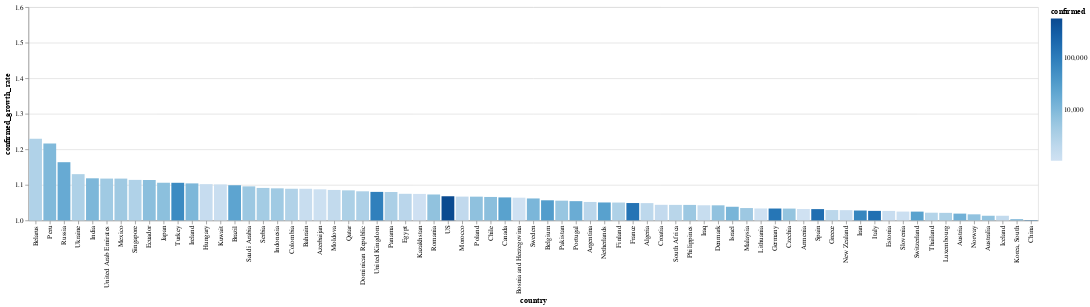

Notebook code cell kept with this figure:
### Markdown cell above
# Tasa de contagios por país

El color corresponde con la cantidad de casos confirmados

### Code cell
today_df = global_df[
    (global_df.date == global_df.date.max()) & 
    (global_df.confirmed > 1000)
]


alt.Chart(today_df).mark_bar().encode(
    x=alt.X(
        'country', 
        sort=list(
            today_df.set_index('country')
                    .confirmed_growth_rate
                    .sort_values()
                    .index[::-1]
        )
    ),
    y=alt.X(
        'confirmed_growth_rate', 
        scale=alt.Scale(domain=[1, 1.6], clamp=True)
    ),
    color=alt.Color('confirmed', scale=alt.Scale(type='log')),
    tooltip=list(today_df.columns)
)

### Figure 1 — Vega-Lite specification as saved in the notebook (floating-point values rounded to 4 significant figures)
{"config": {"view": {"continuousWidth": 400, "continuousHeight": 300}}, "data": {"name": "data-941b5563df24bee6d65af62128e1137d"}, "mark": "bar", "encoding": {"color": {"type": "quantitative", "field": "confirmed", "scale": {"type": "log"}}, "tooltip": [{"type": "temporal", "field": "date"}, {"type": "nominal", "field": "country"}, {"type": "quantitative", "field": "confirmed"}, {"type": "quantitative", "field": "recovered"}, {"type": "quantitative", "field": "death"}, {"type": "quantitative", "field": "confirmed_growth_rate"}, {"type": "quantitative", "field": "death_growth_rate"}, {"type": "temporal", "field": "first_infaction_date"}, {"type": "quantitative", "field": "days_from_first_infection"}, {"type": "temporal", "field": "tenth_infaction_date"}, {"type": "quantitative", "field": "days_from_tenth_infection"}, {"type": "temporal", "field": "first_death_date"}, {"type": "quantitative", "field": "days_from_first_death"}, {"type": "temporal", "field": "tenth_death_date"}, {"type": "quantitative", "field": "days_from_tenth_death"}], "x": {"type": "nominal", "field": "country", "sort": ["Belarus", "Peru", "Russia", "Ukraine", "India", "United Arab Emirates", "Mexico", "Singapore", "Ecuador", "Japan", "Turkey", "Ireland", "Hungary", "Kuwait", "Brazil", "Saudi Arabia", "Serbia", "Indonesia", "Colombia", "Bahrain", "Azerbaijan", "Moldova", "Qatar", "Dominican Republic", "United Kingdom", "Panama", "Egypt", "Kazakhstan", "Romania", "US", "Morocco", "Poland", "Chile", "Canada", "Bosnia and Herzegovina", "Sweden", "Belgium", "Pakistan", "Portugal", "Argentina", "Netherlands", "Finland", "France", "Algeria", "Croatia", "South Africa", "Philippines", "Iraq", "Denmark", "Israel", "Malaysia", "Lithuania", "Germany", "Czechia", "Armenia", "Spain", "Greece", "New Zealand", "Iran", "Italy", "Estonia", "Slovenia", "Switzerland", "Thailand", "Luxembourg", "Austria", "Norway", "Australia", "Iceland", "Korea, South", "China"]}, "y": {"type": "quantitative", "field": "confirmed_growth_rate", "scale": {"clamp": true, "domain": [1, 1.6]}}}, "$schema": "https://vega.github.io/schema/vega-lite/v4.8.1.json", "datasets": {"data-941b5563df24bee6d65af62128e1137d": [{"date": "2020-04-13T00:00:00", "country": "Algeria", "confirmed": 1983, "recovered": 601, "death": 313, "confirmed_growth_rate": 1.049, "death_growth_rate": 1.089, "first_infaction_date": "2020-02-25T00:00:00", "days_from_first_infection": 48, "tenth_infaction_date": "2020-03-04T00:00:00", "days_from_tenth_infection": 40.0, "first_death_date": "2020-03-12T00:00:00", "days_from_first_death": 32.0, "tenth_death_date": "2020-03-20T00:00:00", "days_from_tenth_death": 24.0}, {"date": "2020-04-13T00:00:00", "country": "Argentina", "confirmed": 2208, "recovered": 515, "death": 97, "confirmed_growth_rate": 1.052, "death_growth_rate": 1.107, "first_infaction_date": "2020-03-03T00:00:00", "days_from_first_infection": 41, "tenth_infaction_date": "2020-03-08T00:00:00", "days_from_tenth_infection": 36.0, "first_death_date": "2020-03-08T00:00:00", "days_from_first_death": 36.0, "tenth_death_date": "2020-03-22T00:00:00", "days_from_tenth_death": 22.0}, {"date": "2020-04-13T00:00:00", "country": "Armenia", "confirmed": 1039, "recovered": 211, "death": 14, "confirmed_growth_rate": 1.032, "death_growth_rate": 1.085, "first_infaction_date": "2020-03-01T00:00:00", "days_from_first_infection": 43, "tenth_infaction_date": "2020-03-14T00:00:00", "days_from_tenth_infection": 30.0, "first_death_date": "2020-03-26T00:00:00", "days_from_first_death": 18.0, "tenth_death_date": "2020-04-10T00:00:00", "days_from_tenth_death": 3.0}, {"date": "2020-04-13T00:00:00", "country": "Australia", "confirmed": 6351, "recovered": 1806, "death": 61, "confirmed_growth_rate": 1.013, "death_growth_rate": 1.063, "first_infaction_date": "2020-01-26T00:00:00", "days_from_first_infection": 78, "tenth_infaction_date": "2020-02-01T00:00:00", "days_from_tenth_infection": 72.0, "first_death_date": "2020-03-01T00:00:00", "days_from_first_death": 43.0, "tenth_death_date": "2020-03-26T00:00:00", "days_from_tenth_death": 18.0}, {"date": "2020-04-13T00:00:00", "country": "Austria", "confirmed": 14041, "recovered": 7343, "death": 368, "confirmed_growth_rate": 1.019, "death_growth_rate": 1.077, "first_infaction_date": "2020-02-25T00:00:00", "days_from_first_infection": 48, "tenth_infaction_date": "2020-03-01T00:00:00", "days_from_tenth_infection": 43.0, "first_death_date": "2020-03-12T00:00:00", "days_from_first_death": 32.0, "tenth_death_date": "2020-03-22T00:00:00", "days_from_tenth_death": 22.0}, {"date": "2020-04-13T00:00:00", "country": "Azerbaijan", "confirmed": 1148, "recovered": 289, "death": 12, "confirmed_growth_rate": 1.088, "death_growth_rate": 1.081, "first_infaction_date": "2020-03-01T00:00:00", "days_from_first_infection": 43, "tenth_infaction_date": "2020-03-10T00:00:00", "days_from_tenth_infection": 34.0, "first_death_date": "2020-03-13T00:00:00", "days_from_first_death": 31.0, "tenth_death_date": "2020-04-11T00:00:00", "days_from_tenth_death": 2.0}, {"date": "2020-04-13T00:00:00", "country": "Bahrain", "confirmed": 1361, "recovered": 591, "death": 6, "confirmed_growth_rate": 1.089, "death_growth_rate": 1.064, "first_infaction_date": "2020-02-24T00:00:00", "days_from_first_infection": 49, "tenth_infaction_date": "2020-02-25T00:00:00", "days_from_tenth_infection": 48.0, "first_death_date": "2020-03-16T00:00:00", "days_from_first_death": 28.0, "tenth_death_date": "", "days_from_tenth_death": null}, {"date": "2020-04-13T00:00:00", "country": "Belarus", "confirmed": 2919, "recovered": 203, "death": 29, "confirmed_growth_rate": 1.23, "death_growth_rate": 1.125, "first_infaction_date": "2020-02-28T00:00:00", "days_from_first_infection": 45, "tenth_infaction_date": "2020-03-12T00:00:00", "days_from_tenth_infection": 32.0, "first_death_date": "2020-03-31T00:00:00", "days_from_first_death": 13.0, "tenth_death_date": "2020-04-06T00:00:00", "days_from_tenth_death": 7.0}, {"date": "2020-04-13T00:00:00", "country": "Belgium", "confirmed": 30589, "recovered": 6707, "death": 3903, "confirmed_growth_rate": 1.057, "death_growth_rate": 1.134, "first_infaction_date": "2020-02-04T00:00:00", "days_from_first_infection": 69, "tenth_infaction_date": "2020-03-03T00:00:00", "days_from_tenth_infection": 41.0, "first_death_date": "2020-03-11T00:00:00", "days_from_first_death": 33.0, "tenth_death_date": "2020-03-18T00:00:00", "days_from_tenth_death": 26.0}, {"date": "2020-04-13T00:00:00", "country": "Bosnia and Herzegovina", "confirmed": 1037, "recovered": 206, "death": 39, "confirmed_growth_rate": 1.064, "death_growth_rate": 1.044, "first_infaction_date": "2020-03-05T00:00:00", "days_from_first_infection": 39, "tenth_infaction_date": "2020-03-12T00:00:00", "days_from_tenth_infection": 32.0, "first_death_date": "2020-03-21T00:00:00", "days_from_first_death": 23.0, "tenth_death_date": "2020-03-31T00:00:00", "days_from_tenth_death": 13.0}, {"date": "2020-04-13T00:00:00", "country": "Brazil", "confirmed": 23430, "recovered": 173, "death": 1328, "confirmed_growth_rate": 1.099, "death_growth_rate": 1.131, "first_infaction_date": "2020-02-26T00:00:00", "days_from_first_infection": 47, "tenth_infaction_date": "2020-03-06T00:00:00", "days_from_tenth_infection": 38.0, "first_death_date": "2020-03-17T00:00:00", "days_from_first_death": 27.0, "tenth_death_date": "2020-03-20T00:00:00", "days_from_tenth_death": 24.0}, {"date": "2020-04-13T00:00:00", "country": "Canada", "confirmed": 25679, "recovered": 7758, "death": 779, "confirmed_growth_rate": 1.065, "death_growth_rate": 1.127, "first_infaction_date": "2020-01-26T00:00:00", "days_from_first_infection": 78, "tenth_infaction_date": "2020-02-25T00:00:00", "days_from_tenth_infection": 48.0, "first_death_date": "2020-03-09T00:00:00", "days_from_first_death": 35.0, "tenth_death_date": "2020-03-20T00:00:00", "days_from_tenth_death": 24.0}, {"date": "2020-04-13T00:00:00", "country": "Chile", "confirmed": 7525, "recovered": 2367, "death": 82, "confirmed_growth_rate": 1.066, "death_growth_rate": 1.121, "first_infaction_date": "2020-03-03T00:00:00", "days_from_first_infection": 41, "tenth_infaction_date": "2020-03-10T00:00:00", "days_from_tenth_infection": 34.0, "first_death_date": "2020-03-22T00:00:00", "days_from_first_death": 22.0, "tenth_death_date": "2020-03-31T00:00:00", "days_from_tenth_death": 13.0}, {"date": "2020-04-13T00:00:00", "country": "China", "confirmed": 83213, "recovered": 78039, "death": 3345, "confirmed_growth_rate": 1.001, "death_growth_rate": 1.0, "first_infaction_date": "2020-01-22T00:00:00", "days_from_first_infection": 82, "tenth_infaction_date": "2020-01-22T00:00:00", "days_from_tenth_infection": 82.0, "first_death_date": "2020-01-22T00:00:00", "days_from_first_death": 82.0, "tenth_death_date": "2020-01-22T00:00:00", "days_from_tenth_death": 82.0}, {"date": "2020-04-13T00:00:00", "country": "Colombia", "confirmed": 2852, "recovered": 319, "death": 112, "confirmed_growth_rate": 1.089, "death_growth_rate": 1.139, "first_infaction_date": "2020-03-06T00:00:00", "days_from_first_infection": 38, "tenth_infaction_date": "2020-03-13T00:00:00", "days_from_tenth_infection": 31.0, "first_death_date": "2020-03-22T00:00:00", "days_from_first_death": 22.0, "tenth_death_date": "2020-03-30T00:00:00", "days_from_tenth_death": 14.0}, {"date": "2020-04-13T00:00:00", "country": "Croatia", "confirmed": 1650, "recovered": 400, "death": 25, "confirmed_growth_rate": 1.044, "death_growth_rate": 1.066, "first_infaction_date": "2020-02-25T00:00:00", "days_from_first_infection": 48, "tenth_infaction_date": "2020-03-06T00:00:00", "days_from_tenth_infection": 38.0, "first_death_date": "2020-03-19T00:00:00", "days_from_first_death": 25.0, "tenth_death_date": "2020-04-04T00:00:00", "days_from_tenth_death": 9.0}, {"date": "2020-04-13T00:00:00", "country": "Czechia", "confirmed": 6059, "recovered": 519, "death": 143, "confirmed_growth_rate": 1.033, "death_growth_rate": 1.091, "first_infaction_date": "2020-03-01T00:00:00", "days_from_first_infection": 43, "tenth_infaction_date": "2020-03-05T00:00:00", "days_from_tenth_infection": 39.0, "first_death_date": "2020-03-22T00:00:00", "days_from_first_death": 22.0, "tenth_death_date": "2020-03-28T00:00:00", "days_from_tenth_death": 16.0}, {"date": "2020-04-13T00:00:00", "country": "Denmark", "confirmed": 6513, "recovered": 2403, "death": 285, "confirmed_growth_rate": 1.042, "death_growth_rate": 1.062, "first_infaction_date": "2020-02-27T00:00:00", "days_from_first_infection": 46, "tenth_infaction_date": "2020-03-04T00:00:00", "days_from_tenth_infection": 40.0, "first_death_date": "2020-03-14T00:00:00", "days_from_first_death": 30.0, "tenth_death_date": "2020-03-21T00:00:00", "days_from_tenth_death": 23.0}, {"date": "2020-04-13T00:00:00", "country": "Dominican Republic", "confirmed": 3167, "recovered": 152, "death": 177, "confirmed_growth_rate": 1.082, "death_growth_rate": 1.111, "first_infaction_date": "2020-03-01T00:00:00", "days_from_first_infection": 43, "tenth_infaction_date": "2020-03-14T00:00:00", "days_from_tenth_infection": 30.0, "first_death_date": "2020-03-17T00:00:00", "days_from_first_death": 27.0, "tenth_death_date": "2020-03-27T00:00:00", "days_from_tenth_death": 17.0}, {"date": "2020-04-13T00:00:00", "country": "Ecuador", "confirmed": 7529, "recovered": 597, "death": 355, "confirmed_growth_rate": 1.114, "death_growth_rate": 1.095, "first_infaction_date": "2020-03-01T00:00:00", "days_from_first_infection": 43, "tenth_infaction_date": "2020-03-05T00:00:00", "days_from_tenth_infection": 39.0, "first_death_date": "2020-03-14T00:00:00", "days_from_first_death": 30.0, "tenth_death_date": "2020-03-22T00:00:00", "days_from_tenth_death": 22.0}, {"date": "2020-04-13T00:00:00", "country": "Egypt", "confirmed": 2190, "recovered": 589, "death": 164, "confirmed_growth_rate": 1.075, "death_growth_rate": 1.099, "first_infaction_date": "2020-02-14T00:00:00", "days_from_first_infection": 59, "tenth_infaction_date": "2020-03-06T00:00:00", "days_from_tenth_infection": 38.0, "first_death_date": "2020-03-08T00:00:00", "days_from_first_death": 36.0, "tenth_death_date": "2020-03-22T00:00:00", "days_from_tenth_death": 22.0}, {"date": "2020-04-13T00:00:00", "country": "Estonia", "confirmed": 1332, "recovered": 102, "death": 28, "confirmed_growth_rate": 1.027, "death_growth_rate": 1.059, "first_infaction_date": "2020-02-27T00:00:00", "days_from_first_infection": 46, "tenth_infaction_date": "2020-03-10T00:00:00", "days_from_tenth_infection": 34.0, "first_death_date": "2020-03-25T00:00:00", "days_from_first_death": 19.0, "tenth_death_date": "2020-04-02T00:00:00", "days_from_tenth_death": 11.0}, {"date": "2020-04-13T00:00:00", "country": "Finland", "confirmed": 3064, "recovered": 300, "death": 59, "confirmed_growth_rate": 1.05, "death_growth_rate": 1.121, "first_infaction_date": "2020-01-29T00:00:00", "days_from_first_infection": 75, "tenth_infaction_date": "2020-03-05T00:00:00", "days_from_tenth_infection": 39.0, "first_death_date": "2020-03-21T00:00:00", "days_from_first_death": 23.0, "tenth_death_date": "2020-03-29T00:00:00", "days_from_tenth_death": 15.0}, {"date": "2020-04-13T00:00:00", "country": "France", "confirmed": 137875, "recovered": 28001, "death": 14986, "confirmed_growth_rate": 1.049, "death_growth_rate": 1.078, "first_infaction_date": "2020-01-24T00:00:00", "days_from_first_infection": 80, "tenth_infaction_date": "2020-02-08T00:00:00", "days_from_tenth_infection": 65.0, "first_death_date": "2020-02-15T00:00:00", "days_from_first_death": 58.0, "tenth_death_date": "2020-03-07T00:00:00", "days_from_tenth_death": 37.0}, {"date": "2020-04-13T00:00:00", "country": "Germany", "confirmed": 130072, "recovered": 64300, "death": 3194, "confirmed_growth_rate": 1.033, "death_growth_rate": 1.086, "first_infaction_date": "2020-01-27T00:00:00", "days_from_first_infection": 77, "tenth_infaction_date": "2020-02-03T00:00:00", "days_from_tenth_infection": 70.0, "first_death_date": "2020-03-09T00:00:00", "days_from_first_death": 35.0, "tenth_death_date": "2020-03-15T00:00:00", "days_from_tenth_death": 29.0}, {"date": "2020-04-13T00:00:00", "country": "Greece", "confirmed": 2145, "recovered": 269, "death": 99, "confirmed_growth_rate": 1.029, "death_growth_rate": 1.033, "first_infaction_date": "2020-02-26T00:00:00", "days_from_first_infection": 47, "tenth_infaction_date": "2020-03-05T00:00:00", "days_from_tenth_infection": 39.0, "first_death_date": "2020-03-11T00:00:00", "days_from_first_death": 33.0, "tenth_death_date": "2020-03-21T00:00:00", "days_from_tenth_death": 23.0}, {"date": "2020-04-13T00:00:00", "country": "Hungary", "confirmed": 1458, "recovered": 120, "death": 109, "confirmed_growth_rate": 1.102, "death_growth_rate": 1.164, "first_infaction_date": "2020-03-04T00:00:00", "days_from_first_infection": 40, "tenth_infaction_date": "2020-03-11T00:00:00", "days_from_tenth_infection": 33.0, "first_death_date": "2020-03-15T00:00:00", "days_from_first_death": 29.0, "tenth_death_date": "2020-03-28T00:00:00", "days_from_tenth_death": 16.0}, {"date": "2020-04-13T00:00:00", "country": "Iceland", "confirmed": 1711, "recovered": 933, "death": 8, "confirmed_growth_rate": 1.013, "death_growth_rate": 1.044, "first_infaction_date": "2020-02-28T00:00:00", "days_from_first_infection": 45, "tenth_infaction_date": "2020-03-03T00:00:00", "days_from_tenth_infection": 41.0, "first_death_date": "2020-03-15T00:00:00", "days_from_first_death": 29.0, "tenth_death_date": "", "days_from_tenth_death": null}, {"date": "2020-04-13T00:00:00", "country": "India", "confirmed": 10453, "recovered": 1181, "death": 358, "confirmed_growth_rate": 1.118, "death_growth_rate": 1.15, "first_infaction_date": "2020-01-30T00:00:00", "days_from_first_infection": 74, "tenth_infaction_date": "2020-03-04T00:00:00", "days_from_tenth_infection": 40.0, "first_death_date": "2020-03-11T00:00:00", "days_from_first_death": 33.0, "tenth_death_date": "2020-03-25T00:00:00", "days_from_tenth_death": 19.0}, {"date": "2020-04-13T00:00:00", "country": "Indonesia", "confirmed": 4557, "recovered": 380, "death": 399, "confirmed_growth_rate": 1.09, "death_growth_rate": 1.097, "first_infaction_date": "2020-03-02T00:00:00", "days_from_first_infection": 42, "tenth_infaction_date": "2020-03-09T00:00:00", "days_from_tenth_infection": 35.0, "first_death_date": "2020-03-11T00:00:00", "days_from_first_death": 33.0, "tenth_death_date": "2020-03-18T00:00:00", "days_from_tenth_death": 26.0}, {"date": "2020-04-13T00:00:00", "country": "Iran", "confirmed": 73303, "recovered": 45983, "death": 4585, "confirmed_growth_rate": 1.028, "death_growth_rate": 1.03, "first_infaction_date": "2020-02-19T00:00:00", "days_from_first_infection": 54, "tenth_infaction_date": "2020-02-21T00:00:00", "days_from_tenth_infection": 52.0, "first_death_date": "2020-02-19T00:00:00", "days_from_first_death": 54.0, "tenth_death_date": "2020-02-24T00:00:00", "days_from_tenth_death": 49.0}, {"date": "2020-04-13T00:00:00", "country": "Iraq", "confirmed": 1378, "recovered": 717, "death": 78, "confirmed_growth_rate": 1.043, "death_growth_rate": 1.029, "first_infaction_date": "2020-02-24T00:00:00", "days_from_first_infection": 49, "tenth_infaction_date": "2020-02-29T00:00:00", "days_from_tenth_infection": 44.0, "first_death_date": "2020-03-04T00:00:00", "days_from_first_death": 40.0, "tenth_death_date": "2020-03-17T00:00:00", "days_from_tenth_death": 27.0}, {"date": "2020-04-13T00:00:00", "country": "Ireland", "confirmed": 10647, "recovered": 25, "death": 365, "confirmed_growth_rate": 1.104, "death_growth_rate": 1.113, "first_infaction_date": "2020-02-29T00:00:00", "days_from_first_infection": 44, "tenth_infaction_date": "2020-03-06T00:00:00", "days_from_tenth_infection": 38.0, "first_death_date": "2020-03-11T00:00:00", "days_from_first_death": 33.0, "tenth_death_date": "2020-03-26T00:00:00", "days_from_tenth_death": 18.0}, {"date": "2020-04-13T00:00:00", "country": "Israel", "confirmed": 11586, "recovered": 1855, "death": 116, "confirmed_growth_rate": 1.038, "death_growth_rate": 1.108, "first_infaction_date": "2020-02-21T00:00:00", "days_from_first_infection": 52, "tenth_infaction_date": "2020-03-03T00:00:00", "days_from_tenth_infection": 41.0, "first_death_date": "2020-03-21T00:00:00", "days_from_first_death": 23.0, "tenth_death_date": "2020-03-27T00:00:00", "days_from_tenth_death": 17.0}, {"date": "2020-04-13T00:00:00", "country": "Italy", "confirmed": 159516, "recovered": 35435, "death": 20465, "confirmed_growth_rate": 1.027, "death_growth_rate": 1.031, "first_infaction_date": "2020-01-31T00:00:00", "days_from_first_infection": 73, "tenth_infaction_date": "2020-02-21T00:00:00", "days_from_tenth_infection": 52.0, "first_death_date": "2020-02-21T00:00:00", "days_from_first_death": 52.0, "tenth_death_date": "2020-02-26T00:00:00", "days_from_tenth_death": 47.0}, {"date": "2020-04-13T00:00:00", "country": "Japan", "confirmed": 7370, "recovered": 784, "death": 123, "confirmed_growth_rate": 1.106, "death_growth_rate": 1.055, "first_infaction_date": "2020-01-22T00:00:00", "days_from_first_infection": 82, "tenth_infaction_date": "2020-01-30T00:00:00", "days_from_tenth_infection": 74.0, "first_death_date": "2020-02-13T00:00:00", "days_from_first_death": 60.0, "tenth_death_date": "2020-03-11T00:00:00", "days_from_tenth_death": 33.0}, {"date": "2020-04-13T00:00:00", "country": "Kazakhstan", "confirmed": 1091, "recovered": 138, "death": 12, "confirmed_growth_rate": 1.075, "death_growth_rate": 1.109, "first_infaction_date": "2020-03-13T00:00:00", "days_from_first_infection": 31, "tenth_infaction_date": "2020-03-17T00:00:00", "days_from_tenth_infection": 27.0, "first_death_date": "2020-03-20T00:00:00", "days_from_first_death": 24.0, "tenth_death_date": "2020-04-13T00:00:00", "days_from_tenth_death": 0.0}, {"date": "2020-04-13T00:00:00", "country": "Korea, South", "confirmed": 10537, "recovered": 7447, "death": 217, "confirmed_growth_rate": 1.003, "death_growth_rate": 1.022, "first_infaction_date": "2020-01-22T00:00:00", "days_from_first_infection": 82, "tenth_infaction_date": "2020-01-31T00:00:00", "days_from_tenth_infection": 73.0, "first_death_date": "2020-02-20T00:00:00", "days_from_first_death": 53.0, "tenth_death_date": "2020-02-26T00:00:00", "days_from_tenth_death": 47.0}, {"date": "2020-04-13T00:00:00", "country": "Kuwait", "confirmed": 1300, "recovered": 150, "death": 2, "confirmed_growth_rate": 1.101, "death_growth_rate": 1.086, "first_infaction_date": "2020-02-24T00:00:00", "days_from_first_infection": 49, "tenth_infaction_date": "2020-02-25T00:00:00", "days_from_tenth_infection": 48.0, "first_death_date": "2020-04-04T00:00:00", "days_from_first_death": 9.0, "tenth_death_date": "", "days_from_tenth_death": null}, {"date": "2020-04-13T00:00:00", "country": "Lithuania", "confirmed": 1062, "recovered": 101, "death": 24, "confirmed_growth_rate": 1.034, "death_growth_rate": 1.076, "first_infaction_date": "2020-02-28T00:00:00", "days_from_first_infection": 45, "tenth_infaction_date": "2020-03-15T00:00:00", "days_from_tenth_infection": 29.0, "first_death_date": "2020-03-21T00:00:00", "days_from_first_death": 23.0, "tenth_death_date": "2020-04-04T00:00:00", "days_from_tenth_death": 9.0}, {"date": "2020-04-13T00:00:00", "country": "Luxembourg", "confirmed": 3292, "recovered": 500, "death": 69, "confirmed_growth_rate": 1.021, "death_growth_rate": 1.078, "first_infaction_date": "2020-02-29T00:00:00", "days_from_first_infection": 44, "tenth_infaction_date": "2020-03-12T00:00:00", "days_from_tenth_infection": 32.0, "first_death_date": "2020-03-14T00:00:00", "days_from_first_death": 30.0, "tenth_death_date": "2020-03-27T00:00:00", "days_from_tenth_death": 17.0}, {"date": "2020-04-13T00:00:00", "country": "Malaysia", "confirmed": 4817, "recovered": 2276, "death": 77, "confirmed_growth_rate": 1.035, "death_growth_rate": 1.032, "first_infaction_date": "2020-01-25T00:00:00", "days_from_first_infection": 79, "tenth_infaction_date": "2020-02-05T00:00:00", "days_from_tenth_infection": 68.0, "first_death_date": "2020-03-17T00:00:00", "days_from_first_death": 27.0, "tenth_death_date": "2020-03-23T00:00:00", "days_from_tenth_death": 21.0}, {"date": "2020-04-13T00:00:00", "country": "Mexico", "confirmed": 4661, "recovered": 1843, "death": 296, "confirmed_growth_rate": 1.118, "death_growth_rate": 1.181, "first_infaction_date": "2020-02-28T00:00:00", "days_from_first_infection": 45, "tenth_infaction_date": "2020-03-12T00:00:00", "days_from_tenth_infection": 32.0, "first_death_date": "2020-03-19T00:00:00", "days_from_first_death": 25.0, "tenth_death_date": "2020-03-28T00:00:00", "days_from_tenth_death": 16.0}, {"date": "2020-04-13T00:00:00", "country": "Moldova", "confirmed": 1712, "recovered": 107, "death": 35, "confirmed_growth_rate": 1.086, "death_growth_rate": 1.094, "first_infaction_date": "2020-03-08T00:00:00", "days_from_first_infection": 36, "tenth_infaction_date": "2020-03-14T00:00:00", "days_from_tenth_infection": 30.0, "first_death_date": "2020-03-18T00:00:00", "days_from_first_death": 26.0, "tenth_death_date": "2020-04-04T00:00:00", "days_from_tenth_death": 9.0}, {"date": "2020-04-13T00:00:00", "country": "Morocco", "confirmed": 1763, "recovered": 203, "death": 126, "confirmed_growth_rate": 1.067, "death_growth_rate": 1.068, "first_infaction_date": "2020-03-02T00:00:00", "days_from_first_infection": 42, "tenth_infaction_date": "2020-03-14T00:00:00", "days_from_tenth_infection": 30.0, "first_death_date": "2020-03-10T00:00:00", "days_from_first_death": 34.0, "tenth_death_date": "2020-03-26T00:00:00", "days_from_tenth_death": 18.0}, {"date": "2020-04-13T00:00:00", "country": "Netherlands", "confirmed": 26710, "recovered": 295, "death": 2833, "confirmed_growth_rate": 1.05, "death_growth_rate": 1.061, "first_infaction_date": "2020-02-27T00:00:00", "days_from_first_infection": 46, "tenth_infaction_date": "2020-03-02T00:00:00", "days_from_tenth_infection": 42.0, "first_death_date": "2020-03-06T00:00:00", "days_from_first_death": 38.0, "tenth_death_date": "2020-03-14T00:00:00", "days_from_tenth_death": 30.0}, {"date": "2020-04-13T00:00:00", "country": "New Zealand", "confirmed": 1349, "recovered": 546, "death": 5, "confirmed_growth_rate": 1.029, "death_growth_rate": 1.207, "first_infaction_date": "2020-02-28T00:00:00", "days_from_first_infection": 45, "tenth_infaction_date": "2020-03-17T00:00:00", "days_from_tenth_infection": 27.0, "first_death_date": "2020-03-29T00:00:00", "days_from_first_death": 15.0, "tenth_death_date": "", "days_from_tenth_death": null}, {"date": "2020-04-13T00:00:00", "country": "Norway", "confirmed": 6603, "recovered": 32, "death": 134, "confirmed_growth_rate": 1.017, "death_growth_rate": 1.085, "first_infaction_date": "2020-02-26T00:00:00", "days_from_first_infection": 47, "tenth_infaction_date": "2020-02-29T00:00:00", "days_from_tenth_infection": 44.0, "first_death_date": "2020-03-14T00:00:00", "days_from_first_death": 30.0, "tenth_death_date": "2020-03-24T00:00:00", "days_from_tenth_death": 20.0}, {"date": "2020-04-13T00:00:00", "country": "Pakistan", "confirmed": 5496, "recovered": 1095, "death": 93, "confirmed_growth_rate": 1.056, "death_growth_rate": 1.087, "first_infaction_date": "2020-02-26T00:00:00", "days_from_first_infection": 47, "tenth_infaction_date": "2020-03-10T00:00:00", "days_from_tenth_infection": 34.0, "first_death_date": "2020-03-19T00:00:00", "days_from_first_death": 25.0, "tenth_death_date": "2020-03-27T00:00:00", "days_from_tenth_death": 17.0}, {"date": "2020-04-13T00:00:00", "country": "Panama", "confirmed": 3400, "recovered": 29, "death": 87, "confirmed_growth_rate": 1.08, "death_growth_rate": 1.071, "first_infaction_date": "2020-03-10T00:00:00", "days_from_first_infection": 34, "tenth_infaction_date": "2020-03-12T00:00:00", "days_from_tenth_infection": 32.0, "first_death_date": "2020-03-11T00:00:00", "days_from_first_death": 33.0, "tenth_death_date": "2020-03-28T00:00:00", "days_from_tenth_death": 16.0}, {"date": "2020-04-13T00:00:00", "country": "Peru", "confirmed": 9784, "recovered": 2642, "death": 216, "confirmed_growth_rate": 1.217, "death_growth_rate": 1.131, "first_infaction_date": "2020-03-06T00:00:00", "days_from_first_infection": 38, "tenth_infaction_date": "2020-03-10T00:00:00", "days_from_tenth_infection": 34.0, "first_death_date": "2020-03-20T00:00:00", "days_from_first_death": 24.0, "tenth_death_date": "2020-03-27T00:00:00", "days_from_tenth_death": 17.0}, {"date": "2020-04-13T00:00:00", "country": "Philippines", "confirmed": 4932, "recovered": 242, "death": 315, "confirmed_growth_rate": 1.044, "death_growth_rate": 1.1, "first_infaction_date": "2020-01-30T00:00:00", "days_from_first_infection": 74, "tenth_infaction_date": "2020-03-09T00:00:00", "days_from_tenth_infection": 35.0, "first_death_date": "2020-02-02T00:00:00", "days_from_first_death": 71.0, "tenth_death_date": "2020-03-15T00:00:00", "days_from_tenth_death": 29.0}, {"date": "2020-04-13T00:00:00", "country": "Poland", "confirmed": 6934, "recovered": 487, "death": 245, "confirmed_growth_rate": 1.067, "death_growth_rate": 1.128, "first_infaction_date": "2020-03-04T00:00:00", "days_from_first_infection": 40, "tenth_infaction_date": "2020-03-08T00:00:00", "days_from_tenth_infection": 36.0, "first_death_date": "2020-03-12T00:00:00", "days_from_first_death": 32.0, "tenth_death_date": "2020-03-25T00:00:00", "days_from_tenth_death": 19.0}, {"date": "2020-04-13T00:00:00", "country": "Portugal", "confirmed": 16934, "recovered": 277, "death": 535, "confirmed_growth_rate": 1.054, "death_growth_rate": 1.081, "first_infaction_date": "2020-03-02T00:00:00", "days_from_first_infection": 42, "tenth_infaction_date": "2020-03-06T00:00:00", "days_from_tenth_infection": 38.0, "first_death_date": "2020-03-17T00:00:00", "days_from_first_death": 27.0, "tenth_death_date": "2020-03-21T00:00:00", "days_from_tenth_death": 23.0}, {"date": "2020-04-13T00:00:00", "country": "Qatar", "confirmed": 3231, "recovered": 334, "death": 7, "confirmed_growth_rate": 1.085, "death_growth_rate": 1.095, "first_infaction_date": "2020-02-29T00:00:00", "days_from_first_infection": 44, "tenth_infaction_date": "2020-03-08T00:00:00", "days_from_tenth_infection": 36.0, "first_death_date": "2020-03-28T00:00:00", "days_from_first_death": 16.0, "tenth_death_date": "", "days_from_tenth_death": null}, {"date": "2020-04-13T00:00:00", "country": "Romania", "confirmed": 6633, "recovered": 914, "death": 331, "confirmed_growth_rate": 1.073, "death_growth_rate": 1.095, "first_infaction_date": "2020-02-26T00:00:00", "days_from_first_infection": 47, "tenth_infaction_date": "2020-03-08T00:00:00", "days_from_tenth_infection": 36.0, "first_death_date": "2020-03-22T00:00:00", "days_from_first_death": 22.0, "tenth_death_date": "2020-03-24T00:00:00", "days_from_tenth_death": 20.0}, {"date": "2020-04-13T00:00:00", "country": "Russia", "confirmed": 18328, "recovered": 1470, "death": 148, "confirmed_growth_rate": 1.164, "death_growth_rate": 1.179, "first_infaction_date": "2020-01-31T00:00:00", "days_from_first_infection": 73, "tenth_infaction_date": "2020-03-06T00:00:00", "days_from_tenth_infection": 38.0, "first_death_date": "2020-03-19T00:00:00", "days_from_first_death": 25.0, "tenth_death_date": "2020-03-31T00:00:00", "days_from_tenth_death": 13.0}, {"date": "2020-04-13T00:00:00", "country": "Saudi Arabia", "confirmed": 4934, "recovered": 805, "death": 65, "confirmed_growth_rate": 1.096, "death_growth_rate": 1.08, "first_infaction_date": "2020-03-02T00:00:00", "days_from_first_infection": 42, "tenth_infaction_date": "2020-03-08T00:00:00", "days_from_tenth_infection": 36.0, "first_death_date": "2020-03-24T00:00:00", "days_from_first_death": 20.0, "tenth_death_date": "2020-04-01T00:00:00", "days_from_tenth_death": 12.0}, {"date": "2020-04-13T00:00:00", "country": "Serbia", "confirmed": 4054, "recovered": 0, "death": 85, "confirmed_growth_rate": 1.091, "death_growth_rate": 1.056, "first_infaction_date": "2020-03-06T00:00:00", "days_from_first_infection": 38, "tenth_infaction_date": "2020-03-11T00:00:00", "days_from_tenth_infection": 33.0, "first_death_date": "2020-03-20T00:00:00", "days_from_first_death": 24.0, "tenth_death_date": "2020-03-29T00:00:00", "days_from_tenth_death": 15.0}, {"date": "2020-04-13T00:00:00", "country": "Singapore", "confirmed": 2918, "recovered": 586, "death": 9, "confirmed_growth_rate": 1.114, "death_growth_rate": 1.062, "first_infaction_date": "2020-01-23T00:00:00", "days_from_first_infection": 81, "tenth_infaction_date": "2020-01-31T00:00:00", "days_from_tenth_infection": 73.0, "first_death_date": "2020-03-21T00:00:00", "days_from_first_death": 23.0, "tenth_death_date": "", "days_from_tenth_death": null}, {"date": "2020-04-13T00:00:00", "country": "Slovenia", "confirmed": 1212, "recovered": 152, "death": 55, "confirmed_growth_rate": 1.025, "death_growth_rate": 1.092, "first_infaction_date": "2020-03-05T00:00:00", "days_from_first_infection": 39, "tenth_infaction_date": "2020-03-08T00:00:00", "days_from_tenth_infection": 36.0, "first_death_date": "2020-03-14T00:00:00", "days_from_first_death": 30.0, "tenth_death_date": "2020-03-29T00:00:00", "days_from_tenth_death": 15.0}, {"date": "2020-04-13T00:00:00", "country": "South Africa", "confirmed": 2272, "recovered": 410, "death": 27, "confirmed_growth_rate": 1.044, "death_growth_rate": 1.132, "first_infaction_date": "2020-03-05T00:00:00", "days_from_first_infection": 39, "tenth_infaction_date": "2020-03-11T00:00:00", "days_from_tenth_infection": 33.0, "first_death_date": "2020-03-27T00:00:00", "days_from_first_death": 17.0, "tenth_death_date": "2020-04-05T00:00:00", "days_from_tenth_death": 8.0}, {"date": "2020-04-13T00:00:00", "country": "Spain", "confirmed": 170099, "recovered": 64727, "death": 17756, "confirmed_growth_rate": 1.032, "death_growth_rate": 1.042, "first_infaction_date": "2020-02-01T00:00:00", "days_from_first_infection": 72, "tenth_infaction_date": "2020-02-26T00:00:00", "days_from_tenth_infection": 47.0, "first_death_date": "2020-03-03T00:00:00", "days_from_first_death": 41.0, "tenth_death_date": "2020-03-08T00:00:00", "days_from_tenth_death": 36.0}, {"date": "2020-04-13T00:00:00", "country": "Sweden", "confirmed": 10948, "recovered": 381, "death": 919, "confirmed_growth_rate": 1.062, "death_growth_rate": 1.101, "first_infaction_date": "2020-01-31T00:00:00", "days_from_first_infection": 73, "tenth_infaction_date": "2020-02-29T00:00:00", "days_from_tenth_infection": 44.0, "first_death_date": "2020-03-11T00:00:00", "days_from_first_death": 33.0, "tenth_death_date": "2020-03-19T00:00:00", "days_from_tenth_death": 25.0}, {"date": "2020-04-13T00:00:00", "country": "Switzerland", "confirmed": 25688, "recovered": 13700, "death": 1138, "confirmed_growth_rate": 1.025, "death_growth_rate": 1.059, "first_infaction_date": "2020-02-25T00:00:00", "days_from_first_infection": 48, "tenth_infaction_date": "2020-02-29T00:00:00", "days_from_tenth_infection": 44.0, "first_death_date": "2020-03-05T00:00:00", "days_from_first_death": 39.0, "tenth_death_date": "2020-03-13T00:00:00", "days_from_tenth_death": 31.0}, {"date": "2020-04-13T00:00:00", "country": "Thailand", "confirmed": 2579, "recovered": 1288, "death": 40, "confirmed_growth_rate": 1.022, "death_growth_rate": 1.064, "first_infaction_date": "2020-01-22T00:00:00", "days_from_first_infection": 82, "tenth_infaction_date": "2020-01-28T00:00:00", "days_from_tenth_infection": 76.0, "first_death_date": "2020-03-01T00:00:00", "days_from_first_death": 43.0, "tenth_death_date": "2020-04-01T00:00:00", "days_from_tenth_death": 12.0}, {"date": "2020-04-13T00:00:00", "country": "Turkey", "confirmed": 61049, "recovered": 3957, "death": 1296, "confirmed_growth_rate": 1.106, "death_growth_rate": 1.104, "first_infaction_date": "2020-03-11T00:00:00", "days_from_first_infection": 33, "tenth_infaction_date": "2020-03-16T00:00:00", "days_from_tenth_infection": 28.0, "first_death_date": "2020-03-17T00:00:00", "days_from_first_death": 27.0, "tenth_death_date": "2020-03-22T00:00:00", "days_from_tenth_death": 22.0}, {"date": "2020-04-13T00:00:00", "country": "US", "confirmed": 580619, "recovered": 43482, "death": 23529, "confirmed_growth_rate": 1.068, "death_growth_rate": 1.119, "first_infaction_date": "2020-01-22T00:00:00", "days_from_first_infection": 82, "tenth_infaction_date": "2020-02-03T00:00:00", "days_from_tenth_infection": 70.0, "first_death_date": "2020-02-29T00:00:00", "days_from_first_death": 44.0, "tenth_death_date": "2020-03-04T00:00:00", "days_from_tenth_death": 40.0}, {"date": "2020-04-13T00:00:00", "country": "Ukraine", "confirmed": 3102, "recovered": 97, "death": 93, "confirmed_growth_rate": 1.13, "death_growth_rate": 1.137, "first_infaction_date": "2020-03-03T00:00:00", "days_from_first_infection": 41, "tenth_infaction_date": "2020-03-17T00:00:00", "days_from_tenth_infection": 27.0, "first_death_date": "2020-03-13T00:00:00", "days_from_first_death": 31.0, "tenth_death_date": "2020-03-30T00:00:00", "days_from_tenth_death": 14.0}, {"date": "2020-04-13T00:00:00", "country": "United Arab Emirates", "confirmed": 4521, "recovered": 852, "death": 25, "confirmed_growth_rate": 1.118, "death_growth_rate": 1.127, "first_infaction_date": "2020-01-29T00:00:00", "days_from_first_infection": 75, "tenth_infaction_date": "2020-02-22T00:00:00", "days_from_tenth_infection": 51.0, "first_death_date": "2020-03-20T00:00:00", "days_from_first_death": 24.0, "tenth_death_date": "2020-04-06T00:00:00", "days_from_tenth_death": 7.0}, {"date": "2020-04-13T00:00:00", "country": "United Kingdom", "confirmed": 89570, "recovered": 304, "death": 11347, "confirmed_growth_rate": 1.08, "death_growth_rate": 1.113, "first_infaction_date": "2020-01-31T00:00:00", "days_from_first_infection": 73, "tenth_infaction_date": "2020-02-24T00:00:00", "days_from_tenth_infection": 49.0, "first_death_date": "2020-03-05T00:00:00", "days_from_first_death": 39.0, "tenth_death_date": "2020-03-14T00:00:00", "days_from_tenth_death": 30.0}]}}
